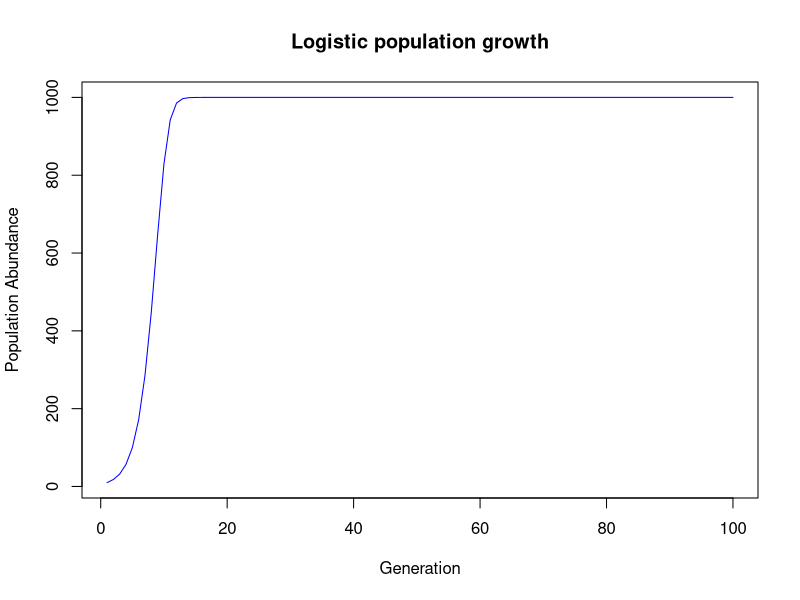

Source code (R):
#User-defined functions

#################################
##Problem 1: Fibonacci sequence##
#################################

###Write a function that returns a vector of Fibonacci numbers, length n, where n >= 3
#Arguments: length of output vector desired (n), starting value (0 or 1)

fibFunc <- function (n, start) { 
  
  #pre-allocate, allowing user-specified start, filling in 2nd value that will always be 1
  fib <- c(start, 1, rep(NA, n-2))

  for(i in 3:n){
    fib[i] <- fib[i-2] + fib[i-1] #each number is the sum of the two previous
  }#end of for loop
  
  return(fib) #output the vector of results
  
}# end of function

#Testing the function
fibFunc(10, 0)


###Bonus 1a - have this work for any length n (including n < 3)
fibFunc <- function (n, start) { 
  
  #pre-allocate space, enter user-defined starting value
  fib <- c(start, rep(NA, n-1))
  
  if (n > 1) {
    fib[2] <- 1 #enter 1, which is always the second value, if desired output >1 long
  }#end of if
  
  if (n > 2) {
    for(i in 3:n) {
      fib[i] <- fib[i-2] + fib[i-1] #each number is the sum of the two previous
    }#end of if
  }#end of for loop
  
  return(fib) #output the vector of results
  
}# end of function

#Testing the function
fibFunc(10, 0)
fibFunc(1, 0)
fibFunc(2, 1) #seems good

###Bonus 1b - check user input
#My additional check - check start is either 0 or 1

fibFunc <- function (n, start) { 
  
  #Print message if user enters a negative number
  if(n < 0 | start < 0) {
    cat("Warning - negative value given as an argument. Both n and start must be non-negative integers\n")
  }
  
  #Print message if user enters a non-integer
  if(identical(as.integer(n), n) | identical(as.integer(start), start) == "FALSE") {
     cat("Warning - non-integer given as an argument. Both n and start must be non-negative integers\n")
  }
  
  #Print message if user enters a starting value beyond 0 or 1
  if(start != 0 | start != 1) {
    cat("Warning - invalid starting value given. Fibonacci sequence should begin with 0 or 1\n")
  }
  
  #pre-allocate space, enter user-defined starting value
  fib <- c(start,rep(NA, n-1))
  
  if (n > 1) {
    fib[2] <- 1 #enter 1, which is always the second value, if desired output >1 long
  }#end of if
  
  if (n > 2) {
    for(i in 3:n) {
      fib[i] <- fib[i-2] + fib[i-1] #each number is the sum of the two previous
    }#end of if
  }#end of for loop
  
  return(fib) #output the vector of results
  
}# end of function


#Testing these warnings
fibFunc(2, -0.5)


####################################
##Problem 2: Logistic growth model##
####################################

###Write a function of the logistic growth model (with default arguments) that plots and returns the results

#key to parameters
# start = initial population size (aka, n[1])
# timeSteps = total number generations
# r = intrinsic population growth rt
# K = carrying capacity

#Create function with default values
logGrowthFunc <- function(start = 10, timeSteps = 100, r = 0.8, K = 1000) {
  
  n <- c(start, rep(NA, timeSteps-1)) #pre-allocate, and load in starting population size
  
  for(t in 2:timeSteps) {
    n[t] <- n[t-1] + (r * n[t-1] * (K - n[t-1]) / K) #Calculate logistic growth
  }#end for loop
  
  #create data frame with time and abund
  abundDat <- data.frame("Generation" = 1:timeSteps, "Abundance" = n)

  #plot the data
  plot(abundDat$Generation, abundDat$Abundance, type = "l", col = "blue",
       xlab = "Generation", ylab = "Population Abundance", main = "Logistic population growth")
  
  #output the data and exit the function
  return(abundDat) 
  
}#end function

#Checking the function
abundDat <- logGrowthFunc()
abundDat


##############################
##Problem 3: Social networks##
##############################

###Write a function that turns a square matrix into a pairwise table
setwd("/Users/kellycarscadden/Documents/EBIOcourses/CompBioLabsAndHomework/Lab07")
networkMatrix <- read.csv("LargeAdjacencyMatrix.csv")

#Target (pairwise table) has 3 columns: row (sp1), column (sp2), value (interaction)
#Target only includes non-zero interactions
#Note - interactions are symmetric in association table to start with
#Self-self interactions are noted with 0s (i.e., not counted)

pairwiseTableFunc <- function(mat) {
  
  #pre-allocate space
  #start by determining the number of interactions present (to get # rows of pairwise table)
  #because self-self interactions are not counted, can count total # 1s / 2 
  #(since 1-2 and 2-1 are presently in the matrix)
  totInteractions <- length(which(mat == 1)) / 2
  
  #now pre-allocate
  pairTable <- matrix(data = NA, nrow = totInteractions, ncol = 3)
  colnames(pairTable) <- c("Row", "Column", "Value")
  
  #create a counter
  k <- 0
  
  #because I do not want to include duplicates (i.e., I synonymize 1-2 and 2-1),
  #extract only elements below the diagonal in the association matrix
  mat[!lower.tri(mat)] <- 0 #replace all but the lower triangular matrix with 0
  
  #use nested for-loops to extract row & column indices (IDs of the interacting species)
  #for each row
  for(i in 1:nrow(mat)) {
    
    #search across each column for 1s
    for(j in 1:ncol(mat)) {
      if(mat[i,j] == 1) {
        #count that we found an interaction to record
        k <- k+1
        
        #use the counter to track which row of our target pairwise table takes the data
        #enter the row and column numbers of the original association matrix, and '1' for an association
        pairTable[k, ] <- c(i, j, 1) 
        
        }#end of if statement
    }#end of column loop
  }#end of row loop
  
  return(pairTable) #output the data and exit the function
  
}#end of function

#Test the function
pairTableCheck <- pairwiseTableFunc(networkMatrix)
pairTableCheck


###Bonus - write a function that turns a pairwise table into a square matrix

assocMatrixFunc <- function(pairwiseTable) {
  
  #pre-allocate space
  #start by determining the size of the square matrix, 
  #where nrow and ncol both = total number species present
  totSp <- max(pairwiseTable[,1])
  assocMatrix <- matrix(data = 0, nrow = totSp, ncol = totSp)
  rownames(assocMatrix) <- 1:totSp
  colnames(assocMatrix) <- c(paste("V",1:totSp, sep="")) #make col labels consistent with original networkMatrix
  
  #for each row of the pairwise table
  for(i in 1:nrow(pairwiseTable)) {
    #record an interaction
    assocMatrix[pairwiseTable[i, 1], pairwiseTable[i, 2]] <- 1
    
    #record the duplicate interaction (i.e., switch row & column)
    assocMatrix[pairwiseTable[i, 2], pairwiseTable[i, 1]] <- 1
    
  }#end of row loop
  
  return(assocMatrix) #return data and exit the function
  
}#end of function

#Checking the function
assocMatrixCheck <- assocMatrixFunc(pairTableCheck)
assocMatrixCheck

#Compare to the original association matrix
identical(dim(networkMatrix), dim(assocMatrixCheck)) #TRUE - same sizes

#spot check
#'identical' command doesn't work comparing data.frame of integers (networkMatrix) and matrix of numeric values (assocMatrixCheck)
all(c(networkMatrix[5,] == assocMatrixCheck[5,]) == TRUE) #do all values of this haphazardly chosen row match between matrices?
all(c(networkMatrix[,80] == assocMatrixCheck[,80]) == TRUE) #haphazardly checking a column
#seems good
